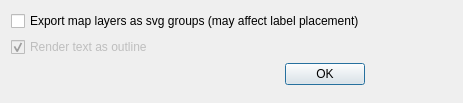
<?xml version="1.0" encoding="UTF-8"?>
<ui version="4.0">
 <class>QgsSvgExportOptionsDialog</class>
 <widget class="QDialog" name="QgsSvgExportOptionsDialog">
  <property name="geometry">
   <rect>
    <x>0</x>
    <y>0</y>
    <width>463</width>
    <height>103</height>
   </rect>
  </property>
  <property name="windowTitle">
   <string>SVG export options</string>
  </property>
  <layout class="QFormLayout" name="formLayout">
   <item row="0" column="0">
    <layout class="QVBoxLayout" name="verticalLayout">
     <item>
      <widget class="QCheckBox" name="chkMapLayersAsGroup">
       <property name="text">
        <string>Export map layers as svg groups (may affect label placement)</string>
       </property>
       <property name="checked">
        <bool>false</bool>
       </property>
      </widget>
     </item>
     <item>
      <widget class="QCheckBox" name="chkTextAsOutline">
       <property name="enabled">
        <bool>false</bool>
       </property>
       <property name="text">
        <string>Render text as outline</string>
       </property>
       <property name="checked">
        <bool>true</bool>
       </property>
      </widget>
     </item>
     <item>
      <widget class="QDialogButtonBox" name="buttonBox">
       <property name="orientation">
        <enum>Qt::Horizontal</enum>
       </property>
       <property name="standardButtons">
        <set>QDialogButtonBox::Ok</set>
       </property>
      </widget>
     </item>
    </layout>
   </item>
  </layout>
 </widget>
 <resources/>
 <connections>
  <connection>
   <sender>buttonBox</sender>
   <signal>accepted()</signal>
   <receiver>QgsSvgExportOptionsDialog</receiver>
   <slot>accept()</slot>
   <hints>
    <hint type="sourcelabel">
     <x>248</x>
     <y>254</y>
    </hint>
    <hint type="destinationlabel">
     <x>157</x>
     <y>274</y>
    </hint>
   </hints>
  </connection>
  <connection>
   <sender>buttonBox</sender>
   <signal>rejected()</signal>
   <receiver>QgsSvgExportOptionsDialog</receiver>
   <slot>reject()</slot>
   <hints>
    <hint type="sourcelabel">
     <x>316</x>
     <y>260</y>
    </hint>
    <hint type="destinationlabel">
     <x>286</x>
     <y>274</y>
    </hint>
   </hints>
  </connection>
 </connections>
</ui>
